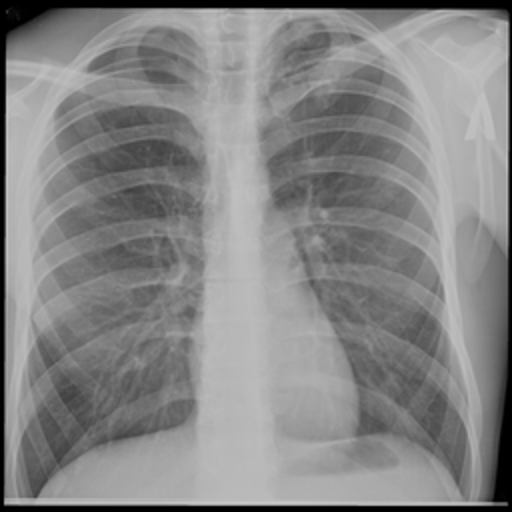
#> input picture dataset/tuberkulosis/Tuberculosis-103.png, 512 x 512 px, found by its file name; its folder holds only this picture in this run
$ python augmentasi.py
#> lines starting #> are read from the running program, lines starting #| are printed output that depends on the picture
import os
import numpy as np
from PIL import Image, ImageEnhance
import random

def augment_tb_images():
    # Kode augmentasi yang saya berikan sebelumnya
    input_dir = r"D:\A15-CNN\dataset\tuberkulosis"
    output_dir = r"D:\A15-CNN\dataset\tuberkulosis_augmented"
    os.makedirs(output_dir, exist_ok=True)

    augmentations_per_image = 4
    tb_files = [f for f in os.listdir(input_dir) if f.lower().endswith(('.png', '.jpg', '.jpeg'))]

    print(f"Memulai augmentasi {len(tb_files)} gambar TB...")

    for i, filename in enumerate(tb_files):
        img_path = os.path.join(input_dir, filename)
        image = Image.open(img_path)
#> image is the input picture: PIL image 512x512 L; min 0, max 201, mean 133.6

        # Simpan original
        original_output_path = os.path.join(output_dir, f"Tuberculosis-{i*6 + 1}.png")
        image.save(original_output_path)

        # Augmentasi
        for aug_idx in range(augmentations_per_image):
            augmented_image = image.copy()
            augmentation_type = random.choice(['contrast', 'brightness', 'flip', 'combined'])

            if augmentation_type == 'contrast':
                contrast_factor = random.uniform(0.8, 1.5)
                enhancer = ImageEnhance.Contrast(augmented_image)
                augmented_image = enhancer.enhance(contrast_factor)

            elif augmentation_type == 'brightness':
                brightness_factor = random.uniform(0.7, 1.3)
                enhancer = ImageEnhance.Brightness(augmented_image)
                augmented_image = enhancer.enhance(brightness_factor)

            elif augmentation_type == 'flip':
                augmented_image = augmented_image.transpose(Image.FLIP_LEFT_RIGHT)

            elif augmentation_type == 'combined':
                contrast_factor = random.uniform(0.8, 1.4)
                enhancer = ImageEnhance.Contrast(augmented_image)
                augmented_image = enhancer.enhance(contrast_factor)

                brightness_factor = random.uniform(0.8, 1.3)
                enhancer = ImageEnhance.Brightness(augmented_image)
                augmented_image = enhancer.enhance(brightness_factor)

                if random.random() > 0.5:
                    augmented_image = augmented_image.transpose(Image.FLIP_LEFT_RIGHT)

            output_filename = f"Tuberculosis-{i*6 + aug_idx + 2}.png"
            output_path = os.path.join(output_dir, output_filename)
            augmented_image.save(output_path)
#> this loop made 4 passes
#> pass 2, in augment_tb_images, `augmented_image = enhancer.enhance(brightness_factor)`:
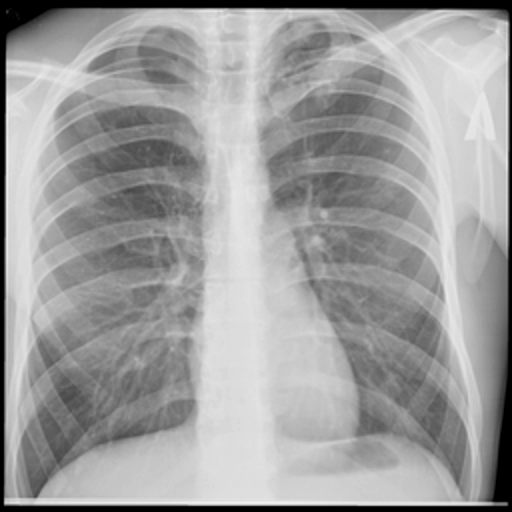
#> augmented_image: PIL image 512x512 L; min 0, max 241, mean 158.5
#> after the loop:
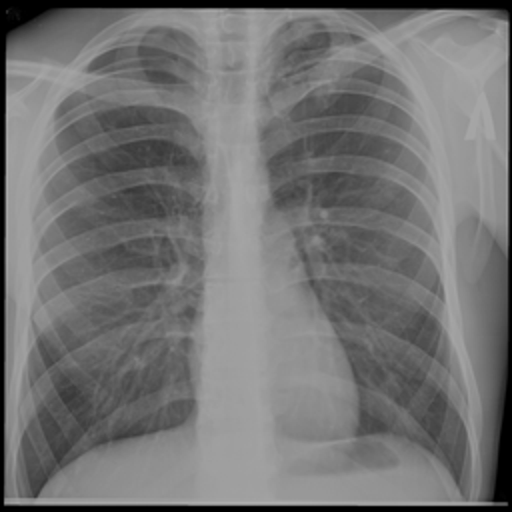
#> augmented_image: PIL image 512x512 L; min 0, max 174, mean 115.7

        if (i + 1) % 100 == 0:
            print(f"Diproses {i + 1}/{len(tb_files)} gambar...")

    print(f"Augmentasi selesai! Total gambar TB: {len(os.listdir(output_dir))}")
#| Augmentasi selesai! Total gambar TB: 0

if __name__ == "__main__":
    augment_tb_images()

$ run again, on dataset/tuberkulosis/Tuberculosis-164.png
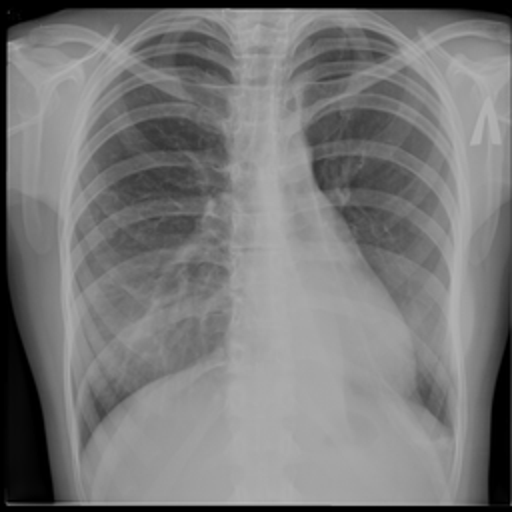
#> input picture dataset/tuberkulosis/Tuberculosis-164.png, 512 x 512 px, found by its file name
#> in augment_tb_images, image is the input picture: PIL image 512x512 L; min 0, max 183, mean 121.2
#> the loop in augment_tb_images, `for aug_idx in range(augmentations_per_image):` made 4 passes
#> pass 2, in augment_tb_images, `augmented_image = enhancer.enhance(brightness_factor)`:
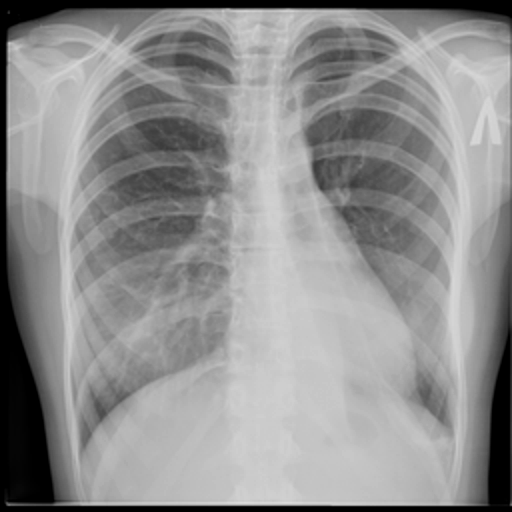
#> augmented_image: PIL image 512x512 L; min 0, max 220, mean 143.7
#> after the loop in augment_tb_images, `for aug_idx in range(augmentations_per_image):`:
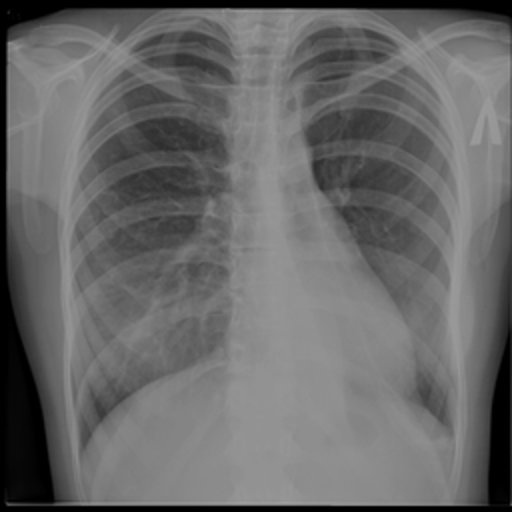
#> augmented_image: PIL image 512x512 L; min 0, max 159, mean 104.8
#| Augmentasi selesai! Total gambar TB: 0

$ run again, on dataset/tuberkulosis/Tuberculosis-168.png
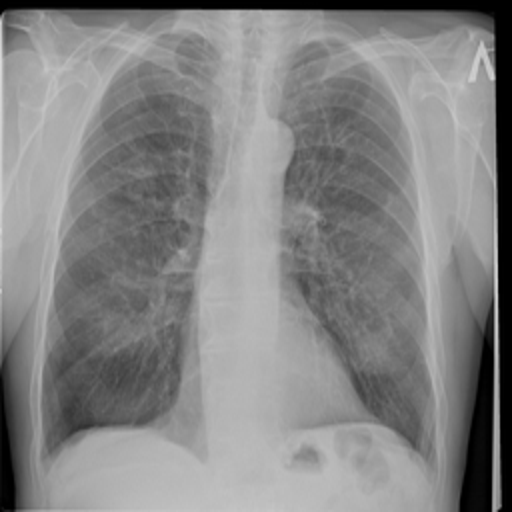
#> input picture dataset/tuberkulosis/Tuberculosis-168.png, 512 x 512 px, found by its file name
#> in augment_tb_images, image is the input picture: PIL image 512x512 L; min 0, max 218, mean 131.9
#> the loop in augment_tb_images, `for aug_idx in range(augmentations_per_image):` made 4 passes
#> pass 2, in augment_tb_images, `augmented_image = enhancer.enhance(brightness_factor)`:
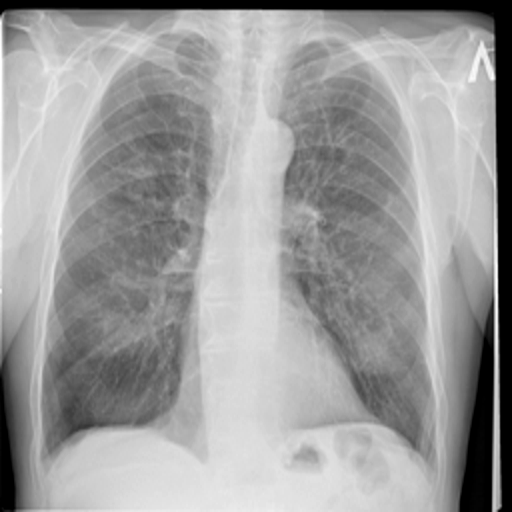
#> augmented_image: PIL image 512x512 L; min 0, max 255, mean 156.5
#> after the loop in augment_tb_images, `for aug_idx in range(augmentations_per_image):`:
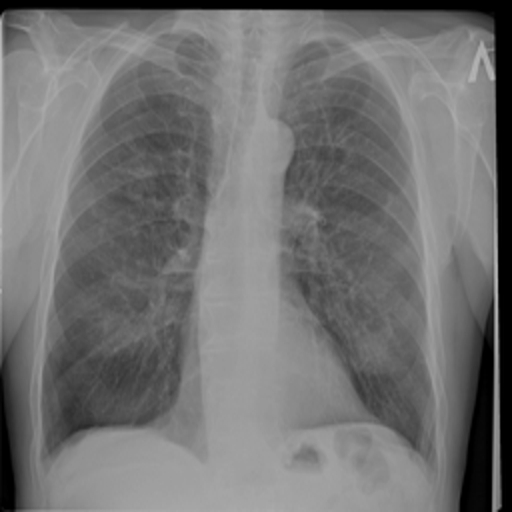
#> augmented_image: PIL image 512x512 L; min 0, max 189, mean 114.1
#| Augmentasi selesai! Total gambar TB: 0

$ run again, on dataset/tuberkulosis/Tuberculosis-200.png
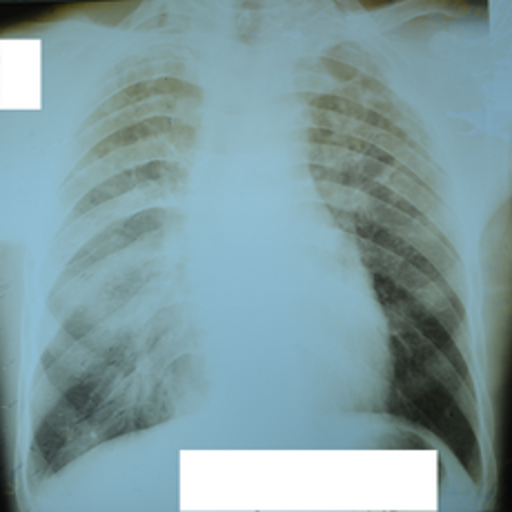
#> input picture dataset/tuberkulosis/Tuberculosis-200.png, 512 x 512 px, found by its file name
#> in augment_tb_images, image is the input picture: PIL image 512x512 RGB; mean R, G, B 129.3, 158.2, 162.4
#> the loop in augment_tb_images, `for aug_idx in range(augmentations_per_image):` made 4 passes
#> pass 2, in augment_tb_images, `augmented_image = enhancer.enhance(brightness_factor)`:
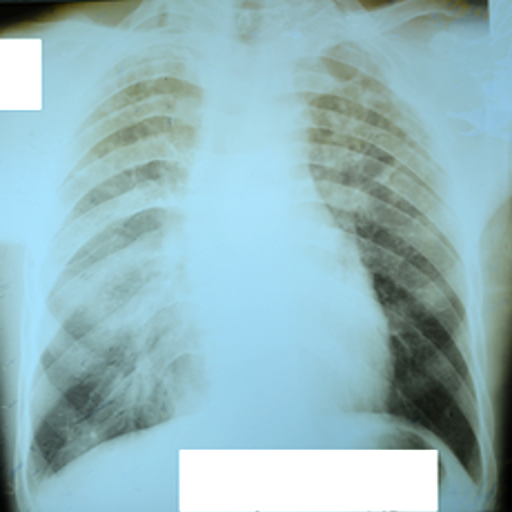
#> augmented_image: PIL image 512x512 RGB; mean R, G, B 148.4, 184.3, 189.5
#> after the loop in augment_tb_images, `for aug_idx in range(augmentations_per_image):`:
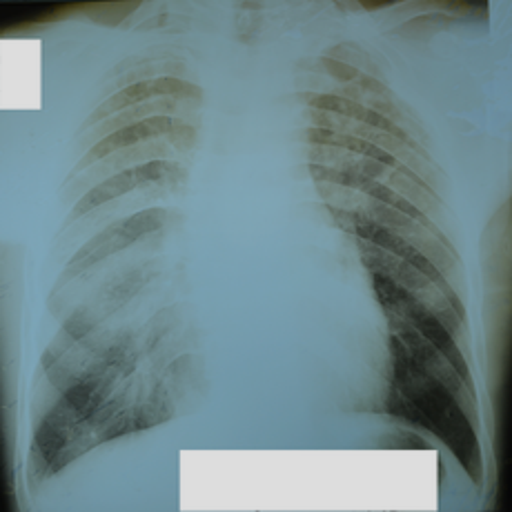
#> augmented_image: PIL image 512x512 RGB; mean R, G, B 111.9, 137, 140.7
#| Augmentasi selesai! Total gambar TB: 0

$ run again, on dataset/tuberkulosis/Tuberculosis-138.png
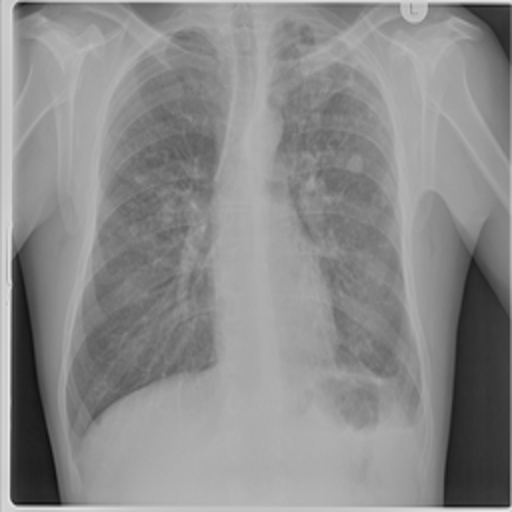
#> input picture dataset/tuberkulosis/Tuberculosis-138.png, 512 x 512 px, found by its file name
#> in augment_tb_images, image is the input picture: PIL image 512x512 L; min 15, max 235, mean 139.2
#> the loop in augment_tb_images, `for aug_idx in range(augmentations_per_image):` made 4 passes
#> pass 2, in augment_tb_images, `augmented_image = enhancer.enhance(brightness_factor)`:
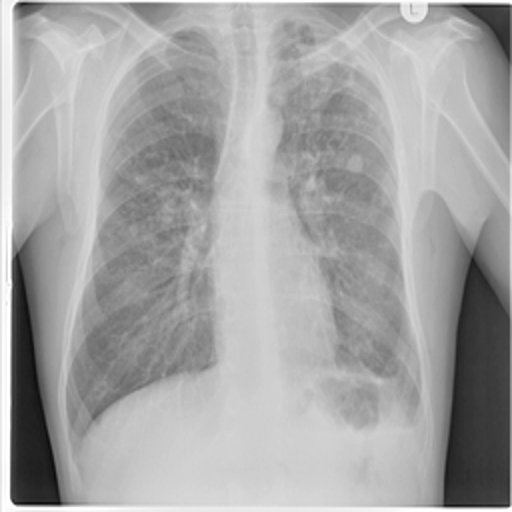
#> augmented_image: PIL image 512x512 L; min 10, max 255, mean 164.8
#> after the loop in augment_tb_images, `for aug_idx in range(augmentations_per_image):`:
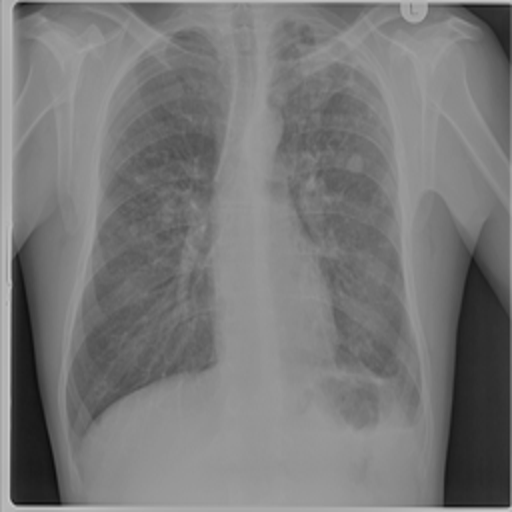
#> augmented_image: PIL image 512x512 L; min 13, max 204, mean 120.5
#| Augmentasi selesai! Total gambar TB: 0
